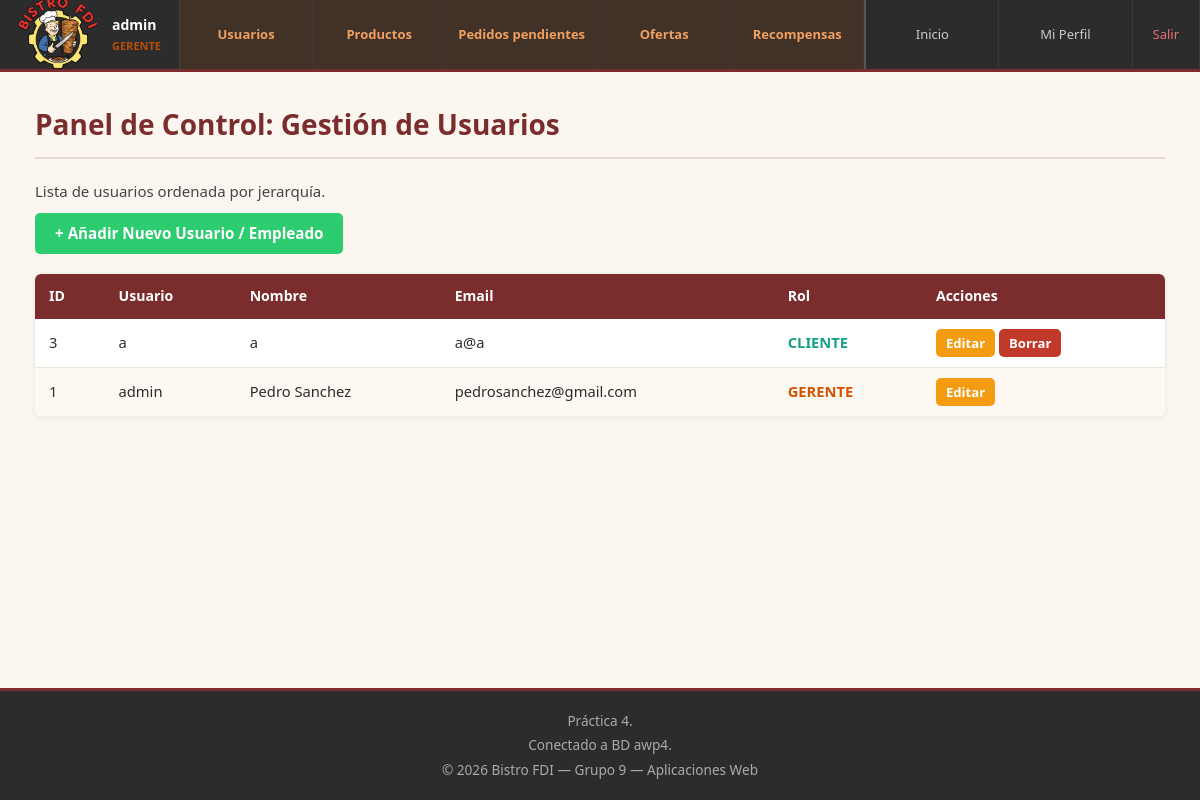
The app's page /admin/usuarios.php (signed in), older data.
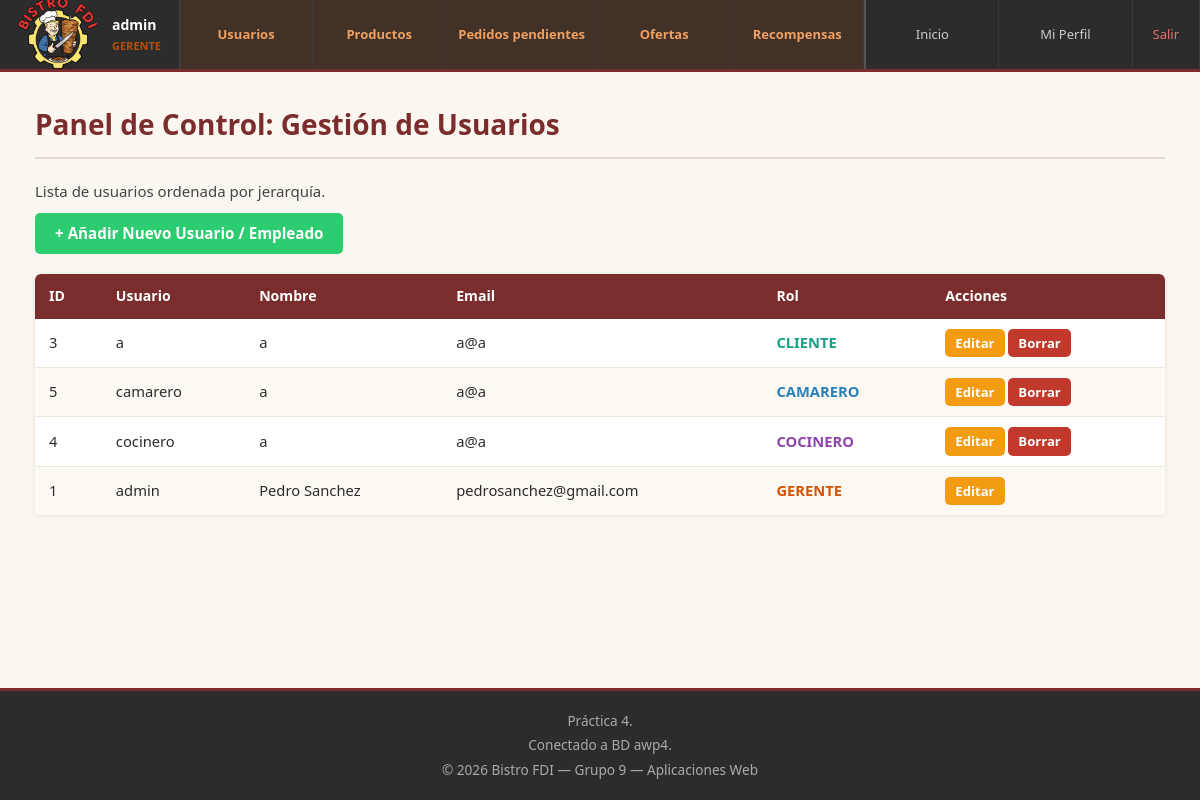
The same page, newer data.
### tables this page shows
CREATE TABLE `usuarios` (
  `id` int(11) NOT NULL,
  `nombre_usuario` varchar(50) NOT NULL,
  `email` varchar(100) NOT NULL,
  `nombre` varchar(50) NOT NULL,
  `apellidos` varchar(100) NOT NULL,
  `password` varchar(255) NOT NULL,
  `rol` enum('cliente','camarero','cocinero','gerente') DEFAULT 'cliente',
  `avatar` varchar(255) DEFAULT 'default.png',
  `bistrocoins` int(11) DEFAULT 0
);

### includes/clases/usuarios/Usuario.php (called while the page is built, shortened)
<?php
class Usuario
{
    public static function tieneRol($rolRequerido)
    {
        return isset($_SESSION['rol']) && $_SESSION['rol'] === $rolRequerido;
    }
    public static function listaUsuariosOrdenados() {
        $conn = Aplicacion::getInstance()->getConexionBd();
        $sql = "SELECT * FROM usuarios ORDER BY FIELD(rol, 'cliente', 'camarero', 'cocinero', 'gerente') ASC";
        $result = $conn->query($sql);
        $usuarios = [];
        if ($result && $result->num_rows > 0) {
            while ($row = $result->fetch_assoc()) {
                $usuarios[] = $row;
            }
        }
        return $usuarios;
    }
}

### admin/usuarios.php (the view, shortened to what this page needs)
<?php
$listaUsuarios = Usuario::listaUsuariosOrdenados();
$tabla = '<table>
    <thead><tr>
        <th>ID</th><th>Usuario</th><th>Nombre</th><th>Email</th><th>Rol</th><th>Acciones</th>
    </tr></thead>
    <tbody>';
if (!empty($listaUsuarios)) {
    foreach ($listaUsuarios as $row) {
        $id             = $row['id'];
        $esMismoUsuario = ($id == $_SESSION['id']);
        $claseRol       = 'rol-badge-' . $row['rol'];
        $tabla .= "<tr>
            <td>{$id}</td>
            <td>" . htmlspecialchars($row['nombre_usuario']) . "</td>
            <td>" . htmlspecialchars($row['nombre'] . ' ' . $row['apellidos']) . "</td>
            <td>" . htmlspecialchars($row['email']) . "</td>
            <td><span class='{$claseRol}'>" . strtoupper($row['rol']) . "</span></td>
            <td>
                <a href='editar_usuario.php?id={$id}'>
                    <button class='btn-editar btn-sm'>Editar</button>
                </a>";
        if (!$esMismoUsuario) {
            $tabla .= " <form action='../usuarios/admin_borrar.php' method='POST' class='inline'
                              onsubmit='return confirm(\"¿Estás seguro de borrar a este usuario?\")'>
                            <input type='hidden' name='id' value='{$id}'>
                            <button type='submit' class='btn-peligro btn-sm'>Borrar</button>
                        </form>";
        }
        $tabla .= "</td></tr>";
    }
} else {
    $tabla .= "<tr><td colspan='6' class='texto-centro'>No hay usuarios registrados.</td></tr>";
}
$tabla .= '</tbody></table>';
$contenidoPrincipal = "
<h1>Panel de Control: Gestión de Usuarios</h1>
<p>Lista de usuarios ordenada por jerarquía.</p>
<div class='admin-toolbar'>
    <a href='crear_usuario.php'>
        <button class='btn-crear btn-lg'>+ Añadir Nuevo Usuario / Empleado</button>
    </a>
</div>
{$tabla}";
require RAIZ_APP . '/vistas/plantillas/plantilla.php';
?>

### includes/vistas/plantillas/plantilla.php (shortened to what this page needs)
<!DOCTYPE html>
<html lang="es">
<head>
    <link rel="stylesheet" type="text/css" href="<?= RUTA_CSS ?>estilo.css">
</head>
<body>
    <div id="contenedor">
        <?php require RAIZ_APP . '/vistas/comun/cabecera.php'; ?>
        <main>
            <article>
                <?= $contenidoPrincipal ?>
            </article>
        </main>
        <?php require RAIZ_APP . '/vistas/comun/pie.php'; ?>
    </div>
</body>
</html>

### includes/vistas/comun/cabecera.php (shortened to what this page needs)
<?php
$estaLogueado = isset($_SESSION["login"]) && $_SESSION["login"] === true;
$rolActual = $estaLogueado && isset($_SESSION['rol']) ? $_SESSION['rol'] : 'visitante';
$nombreActual = $estaLogueado && isset($_SESSION['nombre']) ? $_SESSION['nombre'] : '';
?>
<header class="cabecera-nav">
    <div class="cabecera-izq">
        <div class="logo">
            <img src="<?= RUTA_IMGS ?>logo.png" alt="Logo Bistro FDI" width="80">
        </div>
        <?php if ($estaLogueado): ?>
            <div class="cabecera-usuario">
                <span class="cabecera-nombre"><?= htmlspecialchars($nombreActual) ?></span>
                <span class="cabecera-rol rol-<?= $rolActual ?>"><?= strtoupper($rolActual) ?></span>
            </div>
        <?php endif; ?>
    </div>
    <nav class="cabecera-der">
        <?php if (Usuario::tieneRol('gerente')): ?>
            <a href="<?= RUTA_APP ?>/admin/usuarios.php"             class="nav-link-admin">Usuarios</a>
            <a href="<?= RUTA_APP ?>/admin/productos.php"            class="nav-link-admin">Productos</a>
            <a href="<?= RUTA_APP ?>/admin/pedidos_pendientes.php"   class="nav-link-admin">Pedidos pendientes</a>
            <a href="<?= RUTA_APP ?>/admin/ofertas.php"              class="nav-link-admin">Ofertas</a>
            <a href="<?= RUTA_APP ?>/admin/recompensas.php"              class="nav-link-admin">Recompensas</a>
            <span class="nav-separador"></span>
        <?php endif; ?>
        <a href="<?= RUTA_APP ?>/index.php" class="nav-link">Inicio</a>
        <?php if ($estaLogueado): ?>
            <a href="<?= RUTA_APP ?>/perfil.php" class="nav-link">Mi Perfil</a>
            <a href="<?= RUTA_APP ?>/logout.php" class="nav-link-salir">Salir</a>
        <?php else: ?>
            <a href="<?= RUTA_APP ?>/login.php"   class="nav-link">Login</a>
            <a href="<?= RUTA_APP ?>/registro.php" class="nav-link-registro">Registro</a>
        <?php endif; ?>
    </nav>
</header>

### includes/vistas/comun/pie.php
<footer>
    <p>Práctica 4.</p>
    <p>Conectado a BD awp4.</p>
    <p>&copy; 2026 Bistro FDI &mdash; Grupo 9 &mdash; Aplicaciones Web</p>
</footer>

### CSS/estilo.css (style rules this page uses)
*, *::before, *::after { box-sizing: border-box; margin: 0; padding: 0; }
body { font-family: 'Segoe UI', Tahoma, Geneva, Verdana, sans-serif; font-size: 15px; line-height: 1.6; color: #2C2C2C; background-color: #FBF7F0; min-height: 100vh; margin: 0; padding: 0; }
div#contenedor { width: 100%; background-color: #FBF7F0; box-shadow: none; border-radius: 0; overflow: hidden; display: flex; flex-direction: column; min-height: 100vh; }
header { position: sticky; top: 0; z-index: 100; }
.cabecera-nav { display: flex; align-items: stretch; height: 72px; background-color: #2C2C2C; border-bottom: 3px solid #7B2D2D; }
.cabecera-izq { display: flex; align-items: center; gap: 14px; padding: 0 18px; flex-shrink: 0; border-right: 1px solid #444; }
.cabecera-usuario { display: flex; flex-direction: column; justify-content: center; }
.cabecera-nombre { font-size: 14px; font-weight: bold; color: #fff; }
.cabecera-rol { font-size: 11px; font-weight: bold; margin-top: 1px; opacity: 0.85; }
.cabecera-der { display: flex; flex: 1; align-items: stretch; }
.nav-separador { width: 2px; background-color: #555; align-self: stretch; flex-shrink: 0; }
.rol-gerente { color: #d35400; }
.rol-badge-cliente { color: #16a085; font-weight: bold; }
.rol-badge-gerente { color: #d35400; font-weight: bold; }
.rol-badge-cocinero { color: #8e44ad; font-weight: bold; }
.rol-badge-camarero { color: #2980b9; font-weight: bold; }
.nav-link, .nav-link-admin, .nav-link-salir, .nav-link-registro { display: flex; align-items: center; justify-content: center; flex: 1; text-decoration: none; font-size: 13px; font-weight: 500; padding: 0 12px; border: none; border-radius: 0; border-right: 1px solid #3a3a3a; white-space: nowrap; transition: background-color 0.18s, color 0.18s; cursor: pointer; }
.nav-link { color: #ccc; background-color: transparent; }
.nav-link-admin { color: #f0a060; background-color: rgba(211,84,0,0.12); font-weight: 600; }
.nav-link-salir { color: #e57373; background-color: transparent; flex: 0 0 auto; padding: 0 20px; }
main { flex: 1; padding: 30px 35px; background-color: #FBF7F0; min-height: 500px; }
main article { max-width: 100%; }
main h1 { font-size: 1.75rem; font-weight: 700; color: #7B2D2D; margin-bottom: 20px; padding-bottom: 10px; border-bottom: 2px solid #E5DDD0; }
main p { margin-bottom: 10px; color: #444; }
main a { color: #7B2D2D; text-decoration: none; font-weight: 500; }
footer { background-color: #2C2C2C; color: #ccc; text-align: center; padding: 18px 20px; font-size: 0.85rem; line-height: 1.8; border-top: 3px solid #7B2D2D; }
footer p { margin: 0; color: #aaa; }
button, a.boton, input[type="submit"] { display: inline-block; padding: 8px 18px; border-radius: 5px; font-size: 0.9rem; font-family: inherit; font-weight: 600; cursor: pointer; border: none; text-decoration: none; transition: background-color 0.18s, transform 0.1s; line-height: 1.4; }
button[type="submit"], input[type="submit"] { background-color: #7B2D2D; color: #fff; }
.btn-crear { background-color: #2ecc71 !important; color: white !important; border: none !important; }
.btn-peligro { background-color: #c0392b !important; color: white !important; border: none !important; }
.btn-editar { background-color: #f39c12 !important; color: white !important; border: none !important; }
.btn-sm { padding: 5px 10px !important; font-size: 0.82rem !important; }
.btn-lg { padding: 10px 20px !important; font-size: 0.95rem !important; }
form.inline { display: inline; }
.inline { display: inline; }
table { width: 100%; border-collapse: collapse; background-color: #fff; border-radius: 6px; overflow: hidden; box-shadow: 0 1px 6px rgba(0,0,0,0.08); margin-bottom: 20px; font-size: 0.92rem; border: none; }
table th { background-color: #7B2D2D; color: #fff; padding: 11px 14px; text-align: left; font-weight: 600; font-size: 0.88rem; border: none; }
table td { padding: 10px 14px; border-bottom: 1px solid #EDE7DC; vertical-align: middle; border-left: none; border-right: none; border-top: none; }
table tr:last-child td { border-bottom: none; }
table tr:nth-child(even) td { background-color: #FDF8F2; }
.admin-toolbar { margin-bottom: 20px; display: flex; gap: 15px; flex-wrap: wrap; }

Row changes from the older to the newer data that the page shows:
added usuarios: id "5", nombre_usuario "camarero", nombre+apellidos "a", email "a@a", rol "CAMARERO"
added usuarios: id "4", nombre_usuario "cocinero", nombre+apellidos "a", email "a@a", rol "COCINERO"
